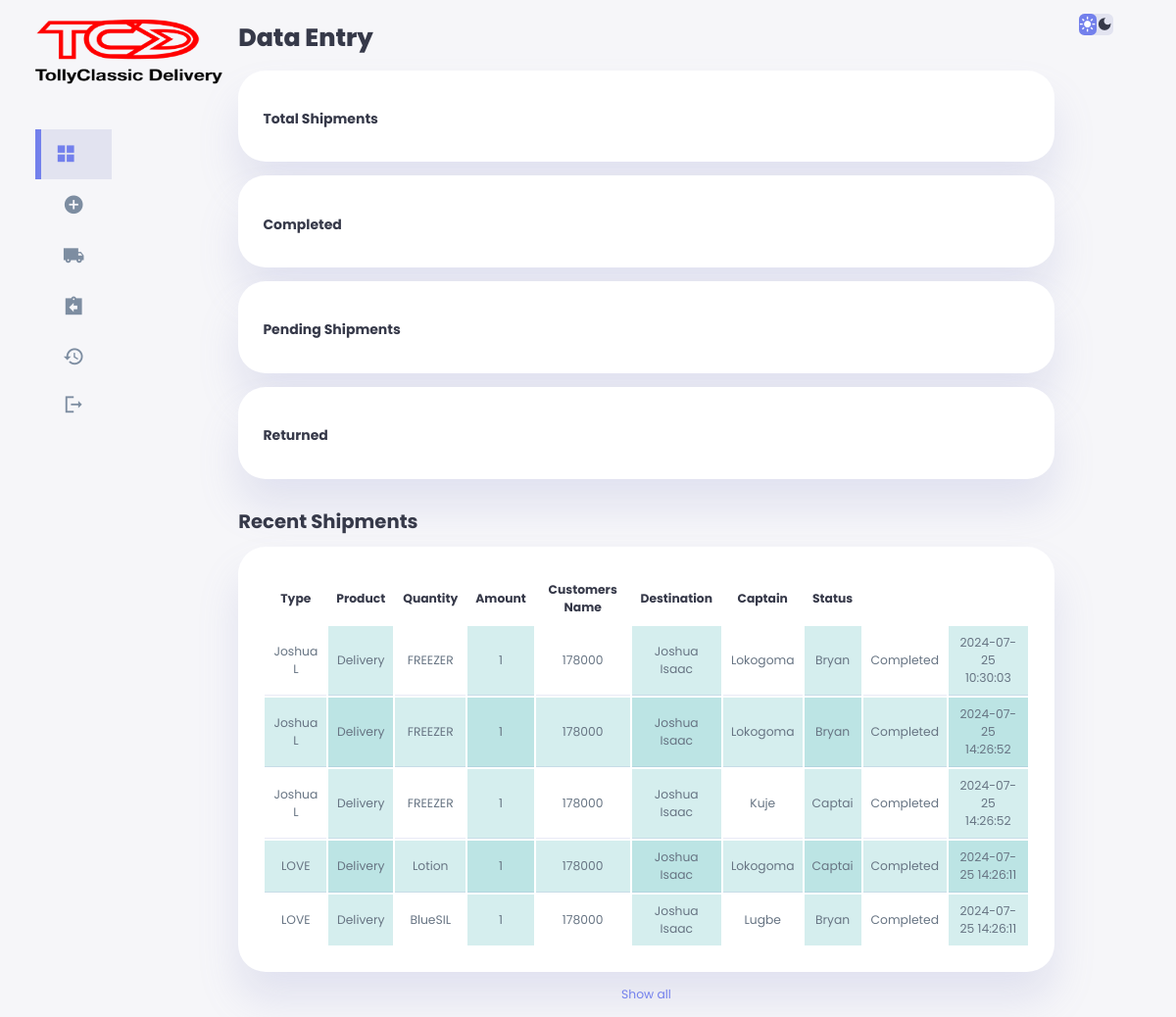
The app's page /titesi/index.php, older data.
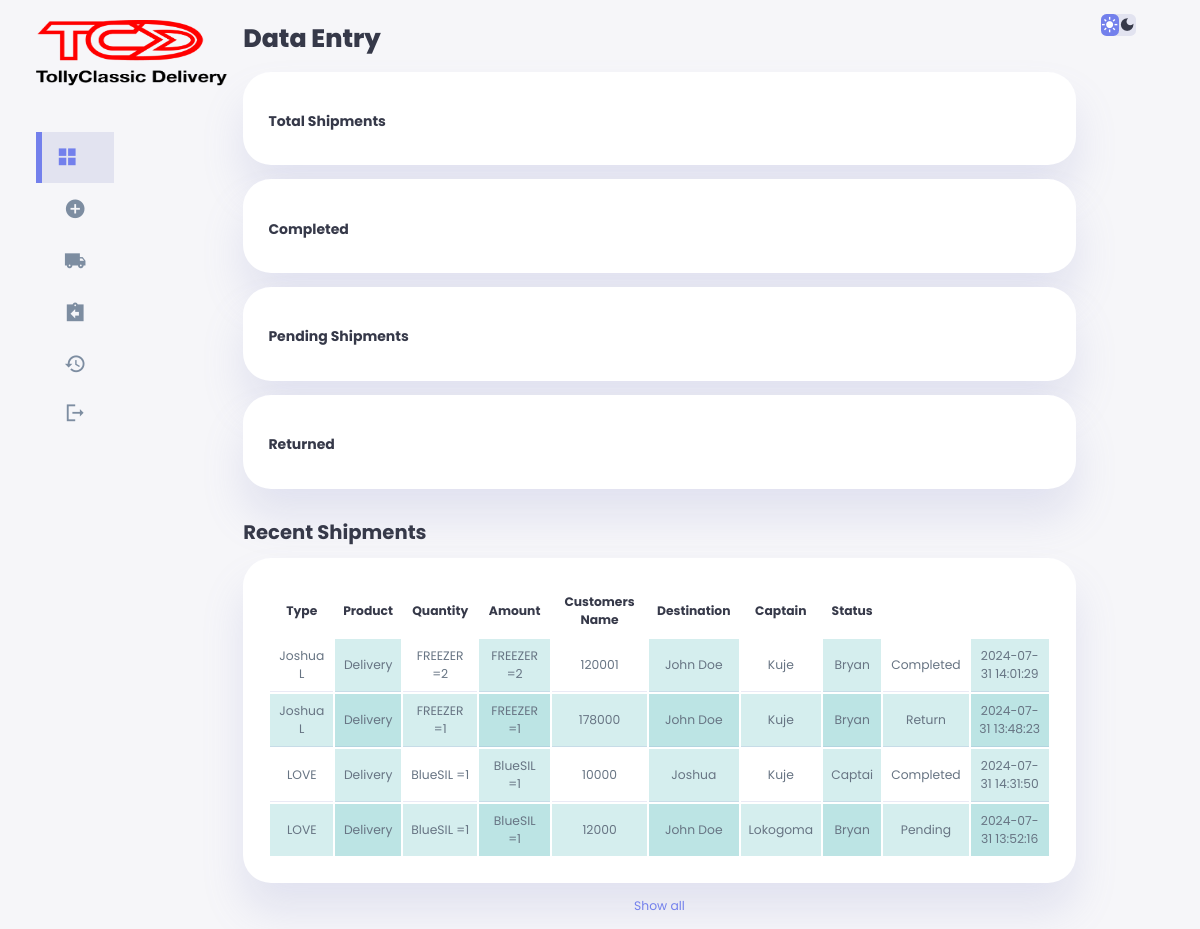
The same page, newer data.
### tables this page shows
CREATE TABLE `gbigbe` (
  `id` int(11) NOT NULL,
  `partner` varchar(100) NOT NULL,
  `shipmentType` varchar(100) NOT NULL,
  `product` varchar(255) NOT NULL,
  `availableUnit` varchar(100) NOT NULL,
  `quantity` varchar(100) NOT NULL,
  `unitPrice` varchar(100) NOT NULL,
  `amount` int(100) NOT NULL,
  `customersName` varchar(100) NOT NULL,
  `SOD` varchar(100) NOT NULL,
  `destination` varchar(100) NOT NULL,
  `customerContact` varchar(100) NOT NULL,
  `captain` varchar(100) NOT NULL,
  `status` varchar(100) NOT NULL,
  `paymentMethod` varchar(100) NOT NULL,
  `date` timestamp NOT NULL DEFAULT current_timestamp() ON UPDATE current_timestamp(),
  `accCaptain` varchar(100) NOT NULL,
  `accPartner` varchar(100) NOT NULL,
  `partnerReward` varchar(100) NOT NULL,
  `deliveryFee` varchar(100) NOT NULL,
  `riderReward` varchar(100) NOT NULL,
  `profitReward` varchar(100) NOT NULL,
  `partnerPayStatus` varchar(100) NOT NULL,
  `captainPayStatus` varchar(100) NOT NULL,
  `returnReason` varchar(255) NOT NULL,
  `payID` varchar(100) NOT NULL,
  `payID1` varchar(255) NOT NULL
);

### titesi/index.php (the view, shortened to what the changed rows need)
<!DOCTYPE html>
<html lang="en">
<head>
    <link rel="stylesheet" href="css/styl.css">
</head>
<body>
    <div class="container">
        <main>
            <h1>Data Entry</h1>
            <div class="recent-sales">
                <h2>Recent Shipments</h2>
                <table style="width: 100%;">
                    <thead>
                        <tr>
                            <th>Type</th>
                            <th>Product</th>
                            <th>Quantity</th>
                            <th>Amount</th>
                            <th>Customers Name</th>
                            <th>Destination</th>
                            <th>Captain</th>
                            <th>Status</th>
                        </tr>
                    </thead>
                    <tbody id="table-body">
                        <?php
                        require '../config.php';
                        $query = mysqli_query($conn, "SELECT partner, shipmentType, product, quantity, unitPrice, amount, customersName, destination, customerContact, captain, status, paymentMethod, date  FROM gbigbe WHERE shipmentType = 'Delivery' ORDER BY partner ASC LIMIT 10");
                        while ($row = mysqli_fetch_array($query)) {
                            $partner = $row['partner'];
                            $shipmentType = $row['shipmentType'];
                            $product = $row['product'];
                            $quantity = $row['quantity'];
                            $amount = $row['amount'];
                            $customersName = $row['customersName'];
                            $destination = $row['destination'];
                            $captain = $row['captain'];
                            $status = $row['status'];
                            $date = $row['date'];
                            ?>
                        <tr>
                            <td><?php echo $partner; ?></td>
                            <td><?php echo $shipmentType; ?></td>
                            <td><?php echo $product; ?></td>
                            <td><?php echo $quantity; ?></td>
                            <td><?php echo $amount; ?></td>
                            <td><?php echo $customersName; ?></td>
                            <td><?php echo $destination; ?></td>
                            <td><?php echo $captain; ?></td>
                            <td><?php echo $status; ?></td>
                            <td><?php echo $date; ?></td>
                        </tr>
                        <?php } ?>
                    </tbody>
                </table>
        </main>
    </div>
</body>
</html>

Row changes from the older to the newer data that the page shows:
removed gbigbe: partner "Joshua L", shipmentType "Delivery", product "FREEZER", quantity "1", amount "178000", customersName "Joshua Isaac", destination "Lokogoma", captain "Bryan", status "Completed", date "2024-07-25 10:30:03"
removed gbigbe: partner "Joshua L", shipmentType "Delivery", product "FREEZER", quantity "1", amount "178000", customersName "Joshua Isaac", destination "Lokogoma", captain "Bryan", status "Completed", date "2024-07-25 14:26:52"
removed gbigbe: partner "Joshua L", shipmentType "Delivery", product "FREEZER", quantity "1", amount "178000", customersName "Joshua Isaac", destination "Kuje", captain "Captai", status "Completed", date "2024-07-25 14:26:52"
removed gbigbe: partner "LOVE", shipmentType "Delivery", product "Lotion", quantity "1", amount "178000", customersName "Joshua Isaac", destination "Lokogoma", captain "Captai", status "Completed", date "2024-07-25 14:26:11"
removed gbigbe: partner "LOVE", shipmentType "Delivery", product "BlueSIL", quantity "1", amount "178000", customersName "Joshua Isaac", destination "Lugbe", captain "Bryan", status "Completed", date "2024-07-25 14:26:11"
added gbigbe: partner "Joshua L", shipmentType "Delivery", product "FREEZER =2", quantity "FREEZER =2", amount "120001", customersName "John Doe", destination "Kuje", captain "Bryan", status "Completed", date "2024-07-31 14:01:29"
added gbigbe: partner "Joshua L", shipmentType "Delivery", product "FREEZER =1", quantity "FREEZER =1", amount "178000", customersName "John Doe", destination "Kuje", captain "Bryan", status "Return", date "2024-07-31 13:48:23"
added gbigbe: partner "LOVE", shipmentType "Delivery", product "BlueSIL =1", quantity "BlueSIL =1", amount "10000", customersName "Joshua", destination "Kuje", captain "Captai", status "Completed", date "2024-07-31 14:31:50"
added gbigbe: partner "LOVE", shipmentType "Delivery", product "BlueSIL =1", quantity "BlueSIL =1", amount "12000", customersName "John Doe", destination "Lokogoma", captain "Bryan", status "Pending", date "2024-07-31 13:52:16"
